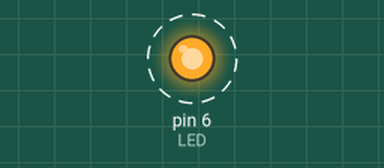
A sketch run on a simulated Arduino Uno, built with avr-gcc and run on an emulated ATmega328P. On the bench: output pins drawn as LEDs (lit = HIGH). Dashed ring = blinking.

Above: at 0.02 s.
Timing chart, 0 to 3.0 s (numbered marks = the images above):
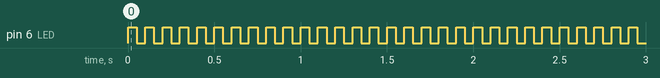

The sketch:

01_Blink.ino
```cpp
/**
 * Tinkerers' Laboratory IIT Hyderabad
 *
 * Tinker Tech Camp
 * Mechatronics Edition
 * 14 Feb 2026 - 15 Feb 2026
 *
 * Exercise 01: Blink
 *
 */

// declare the pins
const int LED = 6;

// delay time in milliseconds
// this is the time for which the LED will be on or off
// in this case, it is set to 50 milliseconds
// you can change this value to make the LED blink faster or slower
const int hold = 50;

void setup() {
  // put your setup code here, to run once:
  pinMode(LED, OUTPUT);
}

void loop() {
  // put your main code here, to run repeatedly:
  digitalWrite(LED, HIGH); // turn the LED on
  delay(hold);             // wait for hold milliseconds
  digitalWrite(LED, LOW);  // turn the LED off
  delay(hold);             // wait for hold milliseconds
}
```

Measured:
- by itself, pin 6 (LED): alternates HIGH for 0.05 s and LOW for 0.05 s
